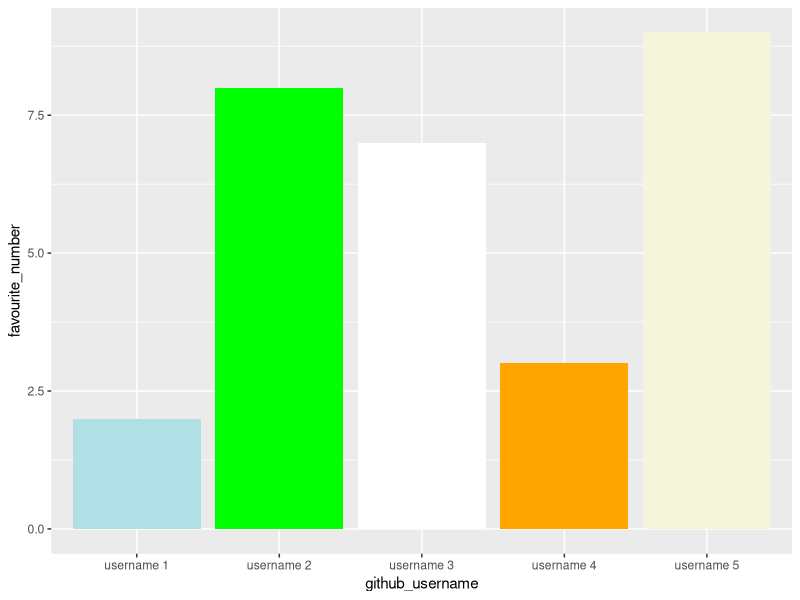
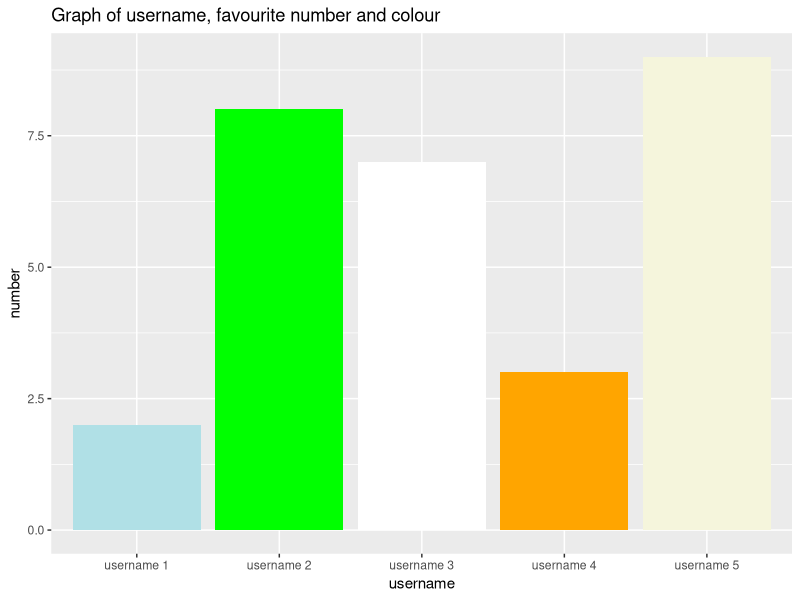
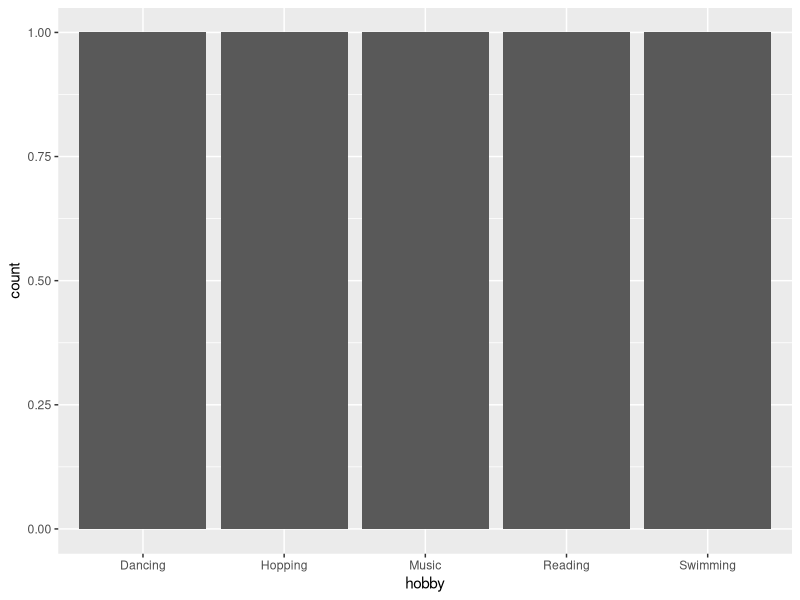

The R script that drew these images, in order:
## ---- chunk 1
library(tidyverse) 
## ---- chunk 2
team_data <- tibble(
  name = c("member 1", "member 2", 
           "member 3", "member 4", "member 5"),
  github_username = c("username 1", "username 2", 
                      "username 3", "username 4", "username 5"), 
  colour = c("powderblue", "green", "white", 
             "orange", "beige"),
  hobby = c("Hopping", "Swimming", "Music", 
            "Dancing", "Reading"),
  favourite_number = c(2, 8, 7, 3, 9)
  )

team_data
## ---- chunk 3
p1 <- ggplot(data = team_data, 
             mapping = aes(x = github_username, 
                           y = favourite_number,
                           fill = colour), 
             ) +
   geom_col() +
   scale_fill_identity()
p1
## ---- chunk 4
p1 + labs(x = "username", 
          y = "number",
          title = "Graph of username, favourite number and colour")
## ---- chunk 5
p2 <- ggplot(team_data, aes(x = hobby)) +
  geom_bar()
p2
